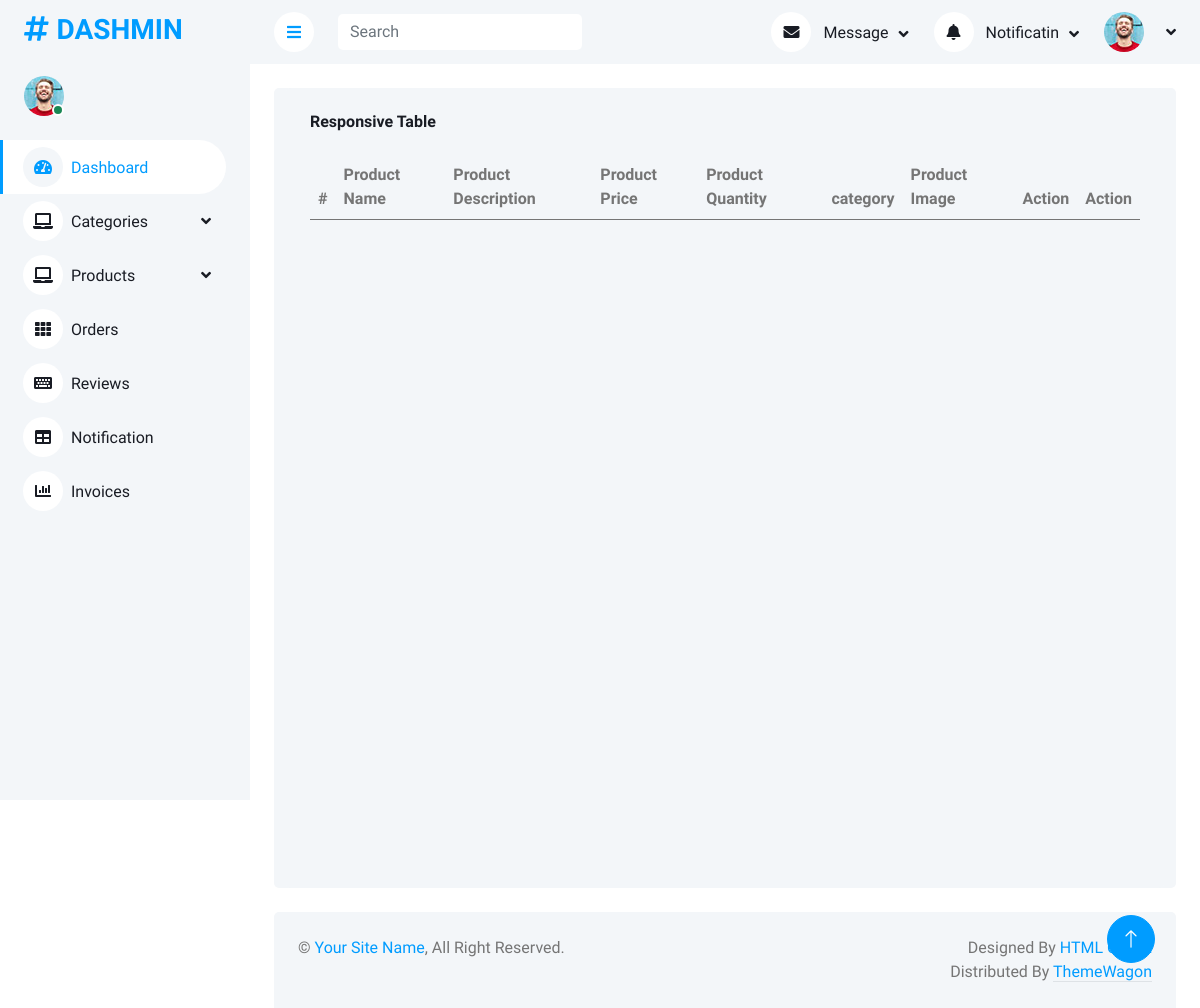
The page /AdminPanel/viewProducts.php on the database as committed earlier.
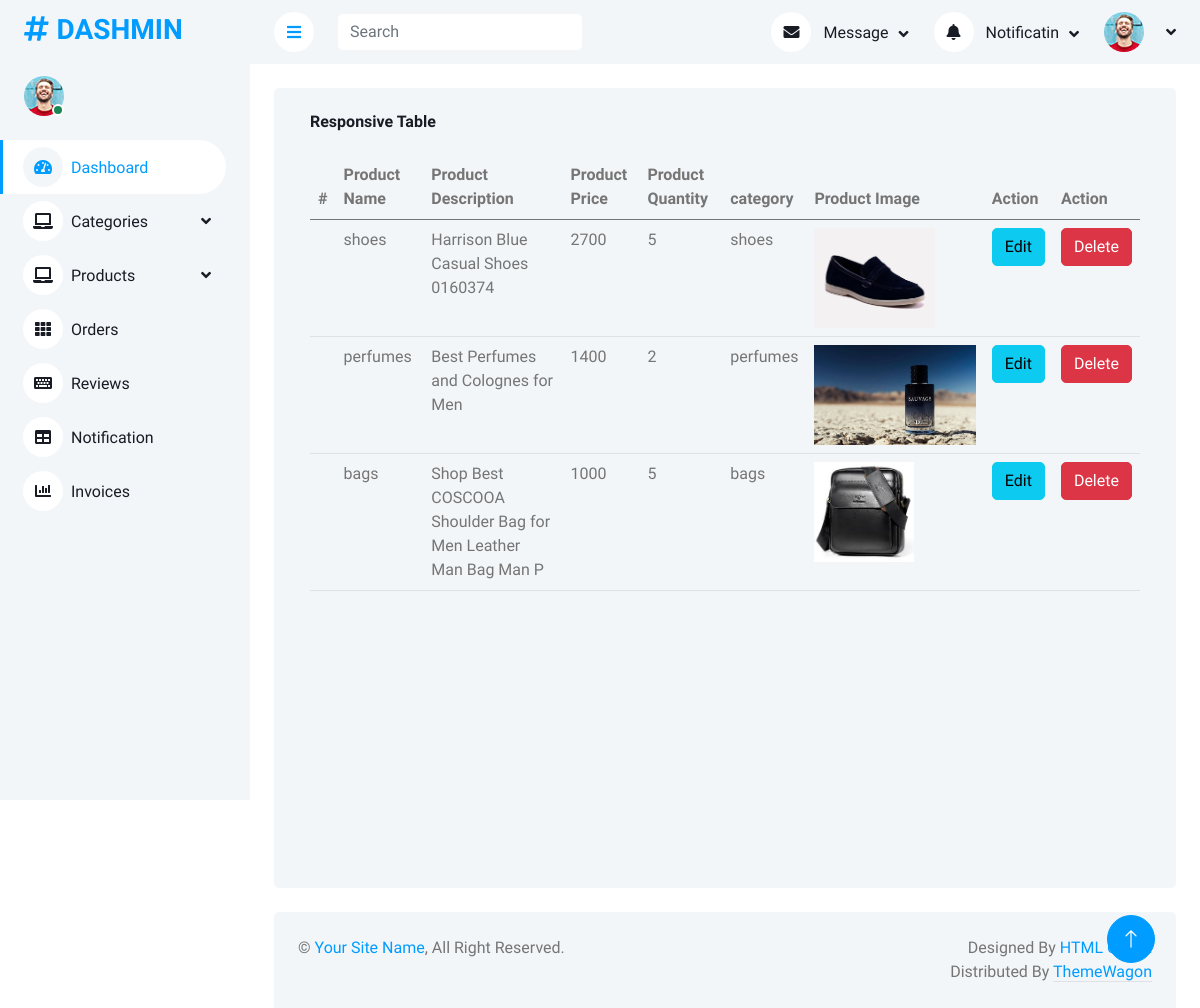
The same page on the database as committed later.
### tables this page shows
CREATE TABLE `products` (
  `id` int(11) NOT NULL,
  `name` varchar(200) NOT NULL,
  `price` int(11) NOT NULL,
  `description` varchar(200) NOT NULL,
  `qty` int(11) NOT NULL,
  `image` varchar(500) NOT NULL,
  `c_id` int(11) NOT NULL
);

CREATE TABLE `categories` (
  `id` int(11) NOT NULL,
  `name` varchar(200) NOT NULL,
  `description` varchar(200) NOT NULL,
  `image` varchar(200) NOT NULL
);

### AdminPanel/viewProducts.php (the view)
<?php
include('php/query.php');
include('components/header.php');
?>
  <div class="container-fluid pt-4 px-4">
                <div class="row vh-100 bg-light rounded  mx-0">
                <div class="col-12">
                        <div class="bg-light rounded h-100 p-4">
                            <h6 class="mb-4">Responsive Table</h6>
                            <div class="table-responsive">
                                <table class="table">
                                    <thead>
                                        <tr>
                                            <th scope="col">#</th>
                                            <th scope="col">Product Name</th>
                                            <th scope="col">Product Description</th>
                                            <th scope="col">Product Price</th>
                                            <th scope="col">Product Quantity</th>
                                            <th scope="col">category</th>
                                            <th scope="col">Product Image</th>
                                            <th scope="col">Action</th>
                                            <th scope="col">Action</th>
                                        </tr>
                                    </thead>
                                    <tbody>
                                       <?php
                                       $query = $pdo->query("select products.id,products.name as pName ,products.price,products.qty,products.description,products.image, categories.name as cName from products inner join categories on products.c_id = categories.id");
                                       $allProducts = $query->fetchAll(PDO::FETCH_ASSOC);
                                       foreach($allProducts as $product){
                                       ?>
                                        <tr>
                                            <th scope="row"></th>
                                            <td><?php echo $product['pName'] ?></td>
                                            <td><?php echo $product['description'] ?></td>
                                            <td><?php echo $product['price'] ?></td>
                                            <td><?php echo $product['qty'] ?></td>
                                            <td><?php echo $product['cName'] ?></td>
                                            <td><img height="100px" src="images/<?php echo $product['image'] ?>"alt=""> </td>
                                            <td><a href="editProduct.php?pId=<?php echo $product['id'] ?>" class="btn btn-info">Edit</a></td>
                                            <td><a href="?productId=<?php echo $product['id']?>" class="btn btn-danger">Delete</a></td>
                                        </tr>
                                        <?php
                                        }
                                        ?>
                                    </tbody>
                                </table>
                            </div>
                        </div>
                    </div>
                </div>
            </div>
<?php
include('components/footer.php')
?>

### AdminPanel/components/header.php (shortened to what this page needs)
<!DOCTYPE html>
<html lang="en">
<head>
    <link href="https://cdnjs.cloudflare.com/ajax/libs/font-awesome/5.10.0/css/all.min.css" rel="stylesheet">
    <link href="https://cdn.jsdelivr.net/npm/bootstrap-icons@1.4.1/font/bootstrap-icons.css" rel="stylesheet">
    <link href="lib/owlcarousel/assets/owl.carousel.min.css" rel="stylesheet">
    <link href="lib/tempusdominus/css/tempusdominus-bootstrap-4.min.css" rel="stylesheet" />
    <link href="css/bootstrap.min.css" rel="stylesheet">
    <link href="css/style.css" rel="stylesheet">
</head>
<body>
    <div class="container-xxl position-relative bg-white d-flex p-0">
        <div class="sidebar pe-4 pb-3">
            <nav class="navbar bg-light navbar-light">
                <a href="index.php" class="navbar-brand mx-4 mb-3">
                    <h3 class="text-primary"><i class="fa fa-hashtag me-2"></i>DASHMIN</h3>
                </a>
                <div class="d-flex align-items-center ms-4 mb-4">
                    <div class="position-relative">
                        <img class="rounded-circle" src="img/user.jpg" alt="" style="width: 40px; height: 40px;">
                        <div class="bg-success rounded-circle border border-2 border-white position-absolute end-0 bottom-0 p-1"></div>
                    </div>
                </div>
                <div class="navbar-nav w-100">
                    <a href="index.php" class="nav-item nav-link active"><i class="fa fa-tachometer-alt me-2"></i>Dashboard</a>
                    <div class="nav-item dropdown">
                        <a href="#" class="nav-link dropdown-toggle" data-bs-toggle="dropdown"><i class="fa fa-laptop me-2"></i>Categories</a>
                    </div>
                    <div class="nav-item dropdown">
                        <a href="#" class="nav-link dropdown-toggle" data-bs-toggle="dropdown"><i class="fa fa-laptop me-2"></i>Products</a>
                    </div>
                    <a href="orders.php" class="nav-item nav-link"><i class="fa fa-th me-2"></i>Orders</a>
                    <a href="Reviews.php" class="nav-item nav-link"><i class="fa fa-keyboard me-2"></i>Reviews</a>
                    <a href="Notification.php" class="nav-item nav-link"><i class="fa fa-table me-2"></i>Notification</a>
                    <a href="invoices.php" class="nav-item nav-link"><i class="fa fa-chart-bar me-2"></i>Invoices</a>
                </div>
            </nav>
        </div>
        <div class="content">
            <nav class="navbar navbar-expand bg-light navbar-light sticky-top px-4 py-0">
                <a href="#" class="sidebar-toggler flex-shrink-0">
                    <i class="fa fa-bars"></i>
                </a>
                <form class="d-none d-md-flex ms-4">
                    <input class="form-control border-0" type="search" placeholder="Search">
                </form>
                <div class="navbar-nav align-items-center ms-auto">
                    <div class="nav-item dropdown">
                        <a href="#" class="nav-link dropdown-toggle" data-bs-toggle="dropdown">
                            <i class="fa fa-envelope me-lg-2"></i>
                            <span class="d-none d-lg-inline-flex">Message</span>
                        </a>
                    </div>
                    <div class="nav-item dropdown">
                        <a href="#" class="nav-link dropdown-toggle" data-bs-toggle="dropdown">
                            <i class="fa fa-bell me-lg-2"></i>
                            <span class="d-none d-lg-inline-flex">Notificatin</span>
                        </a>
                    </div>
                    <div class="nav-item dropdown">
                        <a href="#" class="nav-link dropdown-toggle" data-bs-toggle="dropdown">
                            <img class="rounded-circle me-lg-2" src="img/user.jpg" alt="" style="width: 40px; height: 40px;">
                        </a>
                    </div>
                </div>
            </nav>

### AdminPanel/components/footer.php (shortened to what this page needs)
            <div class="container-fluid pt-4 px-4">
                <div class="bg-light rounded-top p-4">
                    <div class="row">
                        <div class="col-12 col-sm-6 text-center text-sm-start">
                            &copy; <a href="#">Your Site Name</a>, All Right Reserved.
                        </div>
                        <div class="col-12 col-sm-6 text-center text-sm-end">
                            Designed By <a href="https://htmlcodex.com">HTML Codex</a>
                        Distributed By <a class="border-bottom" href="https://themewagon.com" target="_blank">ThemeWagon</a>
                        </div>
                    </div>
                </div>
            </div>
        </div>
        <a href="#" class="btn btn-lg btn-primary btn-lg-square back-to-top"><i class="bi bi-arrow-up"></i></a>
    </div>
</body>
</html>

### AdminPanel/css/style.css (style rules this page uses)
:root { --primary: #009CFF; --light: #F3F6F9; --dark: #191C24; }
.back-to-top { position: fixed; display: none; right: 45px; bottom: 45px; z-index: 99; }
.btn { transition: .5s; }
.btn.btn-primary { color: #FFFFFF; }
.btn-lg-square { width: 48px; height: 48px; }
.btn-square, .btn-sm-square, .btn-lg-square { padding: 0; display: inline-flex; align-items: center; justify-content: center; font-weight: normal; border-radius: 50px; }
.sidebar { position: fixed; top: 0; left: 0; bottom: 0; width: 250px; height: 100vh; overflow-y: auto; background: var(--light); transition: 0.5s; z-index: 999; }
.content { margin-left: 250px; min-height: 100vh; background: #FFFFFF; transition: 0.5s; }
@media (min-width: 992px) { .sidebar { margin-left: 0; } }
@media (min-width: 992px) { .content { width: calc(100% - 250px); } }
.sidebar .navbar .navbar-nav .nav-link { padding: 7px 20px; color: var(--dark); font-weight: 500; border-left: 3px solid var(--light); border-radius: 0 30px 30px 0; outline: none; }
.sidebar .navbar .navbar-nav .nav-link:hover, .sidebar .navbar .navbar-nav .nav-link.active { color: var(--primary); background: #FFFFFF; border-color: var(--primary); }
.sidebar .navbar .navbar-nav .nav-link i { width: 40px; height: 40px; display: inline-flex; align-items: center; justify-content: center; background: #FFFFFF; border-radius: 40px; }
.sidebar .navbar .navbar-nav .nav-link:hover i, .sidebar .navbar .navbar-nav .nav-link.active i { background: var(--light); }
.sidebar .navbar .dropdown-toggle::after { position: absolute; top: 15px; right: 15px; border: none; content: "\f107"; font-family: "Font Awesome 5 Free"; font-weight: 900; transition: .5s; }
.content .navbar .navbar-nav .nav-link { margin-left: 25px; padding: 12px 0; color: var(--dark); outline: none; }
.content .navbar .sidebar-toggler, .content .navbar .navbar-nav .nav-link i { width: 40px; height: 40px; display: inline-flex; align-items: center; justify-content: center; background: #FFFFFF; border-radius: 40px; }
.content .navbar .dropdown-toggle::after { margin-left: 6px; vertical-align: middle; border: none; content: "\f107"; font-family: "Font Awesome 5 Free"; font-weight: 900; transition: .5s; }

Rows that differ between the two databases and show on the page:
added products: name "shoes", description "Harrison Blue Casual Shoes 0160374", price "2700", qty "5", c.name "shoes", image (picture)
added products: name "perfumes", description "Best Perfumes and Colognes for Men", price "1400", qty "2", c.name "perfumes", image (picture)
added products: name "bags", description "Shop Best COSCOOA Shoulder Bag for Men Leather Man Bag Man P", price "1000", qty "5", c.name "bags", image (picture)
